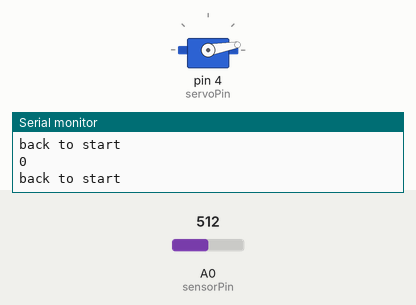
A sketch run on a simulated Arduino Uno, built with avr-gcc and run on an emulated ATmega328P. Parts: servo, the last lines printed to the serial monitor. Inputs (shaded band) come from the test bench; at power-on: A0 (sensorPin) = 512.

Above: at 1.2 s.
1.3 s: A0 (sensorPin) set to 517
At 2.7 s:
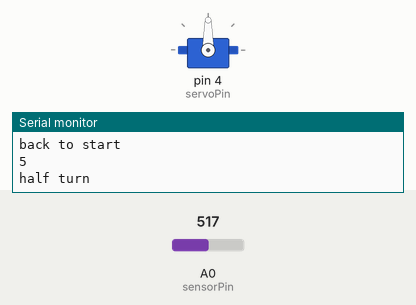
3.0 s: A0 (sensorPin) set to 716
At 4.2 s:
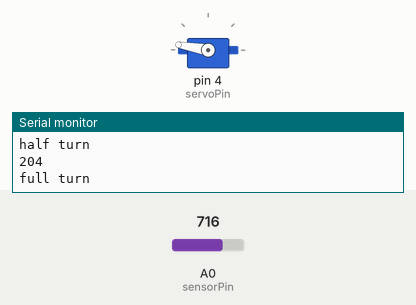
5.0 s: A0 (sensorPin) set to 511
At 6.7 s:
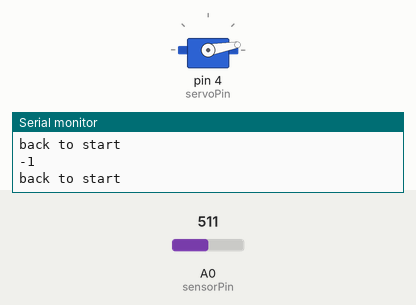
7.0 s: A0 (sensorPin) set to 900
At 8.1 s:
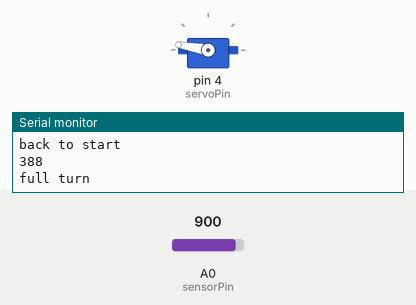
Timing chart, 0 to 9.5 s (numbered marks = the images above; inputs shaded):
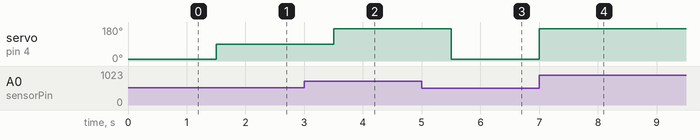

The sketch:

V3.ino
```cpp
#include <Servo.h>
#define THRESHOLD 200

int sensorPin = A0;    // select the input pin for the sensor

int newSensorValue = 0;   // variable to store the sensor value
int baseSensorValue = 0;

int servoPin = 4;

Servo SERVO_1;

void setup() {
  Serial.begin(115200);  // start the serial communication with a baud rate of 9600
  SERVO_1.attach(servoPin);
  baseSensorValue = analogRead(sensorPin);
  Serial.println("---------------- Setup done ----------------");
  Serial.print("Base value = ");
  Serial.println(baseSensorValue);
  /*
  add a reading period during setup for reading the muscle during contraction and during rest to have accurate date to read later on
  use these readings to compare to later on
  muscle contraction happens in a spike, activate the servo when the muscle contracts
  */
}

void loop() {
  newSensorValue = (analogRead(sensorPin) - baseSensorValue);  // read the sensor value
  Serial.println(newSensorValue);          // send the value to the serial monitor

  if(newSensorValue > 8)
  {
    SERVO_1.write(170);
    Serial.println("full turn");
    delay(2000);
  }
  else if (newSensorValue > 4 && newSensorValue < 8)
  {
    SERVO_1.write(90);
    Serial.println("half turn");
    delay(2000);
  }
  else
  {
    SERVO_1.write(10);
    Serial.println("back to start");
    delay(750);
  }
}
```

Measured:
- the behaviour switches between 516 and 517 on A0 (sensorPin) (found by bisection; images 0 and 1)
- after the input at 1.3 s, servo on pin 4 (servoPin): 10° → 90° after 0.20 s
- after the input at 3.0 s, servo on pin 4 (servoPin): 90° → 170° after 0.50 s
- after the input at 5.0 s, servo on pin 4 (servoPin): 170° → 10° after 0.50 s
- after the input at 7.0 s, servo on pin 4 (servoPin): 10° → 170° at once
